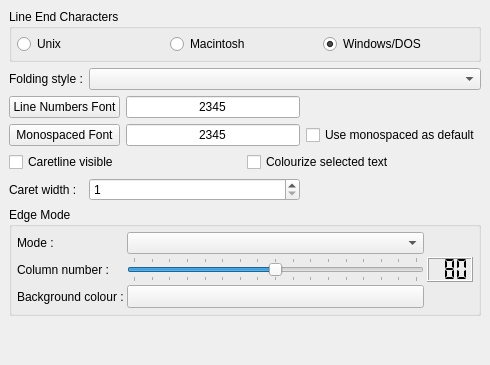
         <widget class="QWidget" name="wEditorStyle" >
          <attribute name="title" >
           <string>Style</string>
          </attribute>
          <layout class="QGridLayout" >
           <property name="margin" >
            <number>9</number>
           </property>
           <property name="spacing" >
            <number>6</number>
           </property>
           <item row="7" column="0" colspan="4" >
            <spacer>
             <property name="orientation" >
              <enum>Qt::Vertical</enum>
             </property>
             <property name="sizeHint" >
              <size>
               <width>441</width>
               <height>40</height>
              </size>
             </property>
            </spacer>
           </item>
           <item row="4" column="0" colspan="4" >
            <layout class="QHBoxLayout" >
             <property name="margin" >
              <number>0</number>
             </property>
             <property name="spacing" >
              <number>3</number>
             </property>
             <item>
              <widget class="QCheckBox" name="cbStyleCaretLineVisible" >
               <property name="text" >
                <string>Caretline visible</string>
               </property>
              </widget>
             </item>
             <item>
              <widget class="QCheckBox" name="cbStyleColourizeSelectedText" >
               <property name="text" >
                <string>Colourize selected text</string>
               </property>
              </widget>
             </item>
            </layout>
           </item>
           <item row="0" column="0" colspan="4" >
            <widget class="QGroupBox" name="gbStyleLineEndCharacters" >
             <property name="title" >
              <string>Line End Characters</string>
             </property>
             <layout class="QHBoxLayout" >
              <property name="margin" >
               <number>5</number>
              </property>
              <property name="spacing" >
               <number>3</number>
              </property>
              <item>
               <widget class="QRadioButton" name="rbStyleUnix" >
                <property name="text" >
                 <string>Unix</string>
                </property>
               </widget>
              </item>
              <item>
               <widget class="QRadioButton" name="rbStyleMacintosh" >
                <property name="text" >
                 <string>Macintosh</string>
                </property>
               </widget>
              </item>
              <item>
               <widget class="QRadioButton" name="rbStyleWindowsDOS" >
                <property name="text" >
                 <string>Windows/DOS</string>
                </property>
                <property name="checked" >
                 <bool>true</bool>
                </property>
               </widget>
              </item>
             </layout>
            </widget>
           </item>
           <item row="1" column="1" colspan="3" >
            <widget class="QComboBox" name="cbStyleFoldingStyle" >
             <property name="sizePolicy" >
              <sizepolicy>
               <hsizetype>7</hsizetype>
               <vsizetype>0</vsizetype>
               <horstretch>0</horstretch>
               <verstretch>0</verstretch>
              </sizepolicy>
             </property>
            </widget>
           </item>
           <item row="2" column="0" colspan="2" >
            <widget class="QPushButton" name="pbStyleLineNumbersFont" >
             <property name="text" >
              <string>Line Numbers Font</string>
             </property>
            </widget>
           </item>
           <item row="2" column="2" >
            <widget class="QLineEdit" name="leStyleLineNumbersFont" >
             <property name="text" >
              <string>2345</string>
             </property>
             <property name="alignment" >
              <set>Qt::AlignHCenter</set>
             </property>
             <property name="readOnly" >
              <bool>true</bool>
             </property>
            </widget>
           </item>
           <item row="3" column="0" colspan="2" >
            <widget class="QPushButton" name="pbStyleMonospacedFont" >
             <property name="text" >
              <string>Monospaced Font</string>
             </property>
            </widget>
           </item>
           <item row="3" column="2" >
            <widget class="QLineEdit" name="leStyleMonospacedFont" >
             <property name="text" >
              <string>2345</string>
             </property>
             <property name="alignment" >
              <set>Qt::AlignHCenter</set>
             </property>
             <property name="readOnly" >
              <bool>true</bool>
             </property>
            </widget>
           </item>
           <item row="3" column="3" >
            <widget class="QCheckBox" name="cbStyleUseMonospacedAsDefault" >
             <property name="text" >
              <string>Use monospaced as default</string>
             </property>
            </widget>
           </item>
           <item row="1" column="0" >
            <widget class="QLabel" name="lStyleFoldingStyle" >
             <property name="text" >
              <string>Folding style :</string>
             </property>
            </widget>
           </item>
           <item row="5" column="1" colspan="2" >
            <widget class="QSpinBox" name="sbStyleCaretWidth" >
             <property name="maximum" >
              <number>3</number>
             </property>
             <property name="minimum" >
              <number>1</number>
             </property>
             <property name="value" >
              <number>1</number>
             </property>
            </widget>
           </item>
           <item row="5" column="0" >
            <widget class="QLabel" name="lStyleCaretWidth" >
             <property name="text" >
              <string>Caret width :</string>
             </property>
            </widget>
           </item>
           <item row="6" column="0" colspan="4" >
            <widget class="QGroupBox" name="gbStyleEdgeMode" >
             <property name="title" >
              <string>Edge Mode</string>
             </property>
             <layout class="QGridLayout" >
              <property name="margin" >
               <number>5</number>
              </property>
              <property name="spacing" >
               <number>3</number>
              </property>
              <item row="2" column="1" >
               <widget class="QToolButton" name="tbStyleBackgroundColour" >
                <property name="sizePolicy" >
                 <sizepolicy>
                  <hsizetype>1</hsizetype>
                  <vsizetype>0</vsizetype>
                  <horstretch>0</horstretch>
                  <verstretch>0</verstretch>
                 </sizepolicy>
                </property>
                <property name="iconSize" >
                 <size>
                  <width>48</width>
                  <height>16</height>
                 </size>
                </property>
               </widget>
              </item>
              <item row="2" column="0" >
               <widget class="QLabel" name="lStyleBackgroundColor" >
                <property name="text" >
                 <string>Background colour :</string>
                </property>
               </widget>
              </item>
              <item row="1" column="0" >
               <widget class="QLabel" name="lStyleColumnNumber" >
                <property name="text" >
                 <string>Column number :</string>
                </property>
               </widget>
              </item>
              <item row="1" column="2" >
               <widget class="QLCDNumber" name="lnStyleColumnNumber" >
                <property name="numDigits" >
                 <number>3</number>
                </property>
                <property name="segmentStyle" >
                 <enum>QLCDNumber::Flat</enum>
                </property>
                <property name="value" stdset="0" >
                 <double>80.000000000000000</double>
                </property>
               </widget>
              </item>
              <item row="1" column="1" >
               <widget class="QSlider" name="sStyleColumnNumber" >
                <property name="maximum" >
                 <number>160</number>
                </property>
                <property name="value" >
                 <number>80</number>
                </property>
                <property name="orientation" >
                 <enum>Qt::Horizontal</enum>
                </property>
                <property name="tickPosition" >
                 <enum>QSlider::TicksBothSides</enum>
                </property>
                <property name="tickInterval" >
                 <number>10</number>
                </property>
               </widget>
              </item>
              <item row="0" column="0" >
               <widget class="QLabel" name="lStyleEdgeMode" >
                <property name="text" >
                 <string>Mode :</string>
                </property>
               </widget>
              </item>
              <item row="0" column="1" >
               <widget class="QComboBox" name="cbStyleEdgeMode" />
              </item>
             </layout>
            </widget>
           </item>
          </layout>
         </widget>
